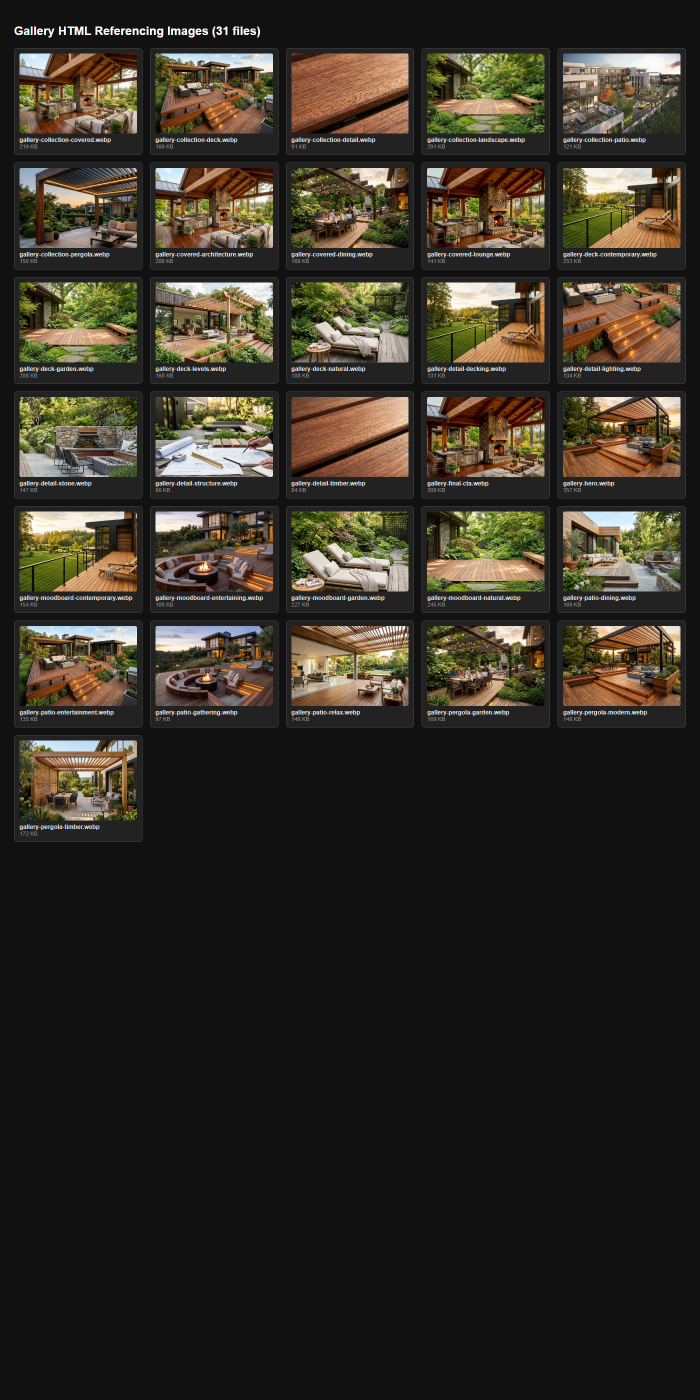
#> input picture scratch/audit_gallery_html_imgs.png, 1400 x 2800 px, given in place of hero_deck_outdoor_living_1793850319432.jpg, which was not available (shown at 1/2 size)
$ python update_about_images.py
#> lines starting #> are read from the running program, lines starting #| are printed output that depends on the picture
import os
from PIL import Image

# Output directory
out_dir = r"assets/images/about"
os.makedirs(out_dir, exist_ok=True)

def convert_and_save(src_path, dst_name, target_size, quality=88):
#> called with dst_name = 'about-hero.webp', target_size = (1400, 800), quality = 88
    dst_path = os.path.join(out_dir, dst_name)
    im = Image.open(src_path)
#> im is the input picture: PIL image 1400x2800 RGB; mean R, G, B 51.9, 46.9, 37.8
    if im.mode != 'RGB':
        im = im.convert('RGB')

    tw, th = target_size
    iw, ih = im.size
#> iw = 1400; ih = 2800
    scale = max(tw / iw, th / ih)
#> scale = 1
    nw = int(iw * scale)
#> nw = 1400
    nh = int(ih * scale)
#> nh = 2800
    im_resized = im.resize((nw, nh), Image.Resampling.LANCZOS)

    left = (nw - tw) // 2
#> left = 0
    top = (nh - th) // 2
#> top = 1000
    cropped = im_resized.crop((left, top, left + tw, top + th))
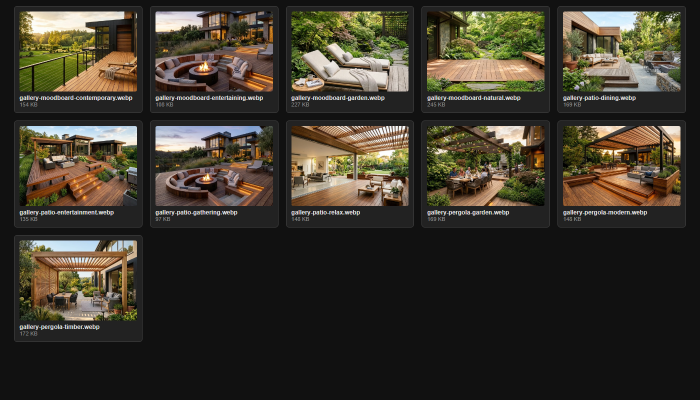
#> cropped: PIL image 1400x800 RGB (shown at 1/2 size); mean R, G, B 59.5, 54.4, 43.5

    cropped.save(dst_path, 'WEBP', quality=quality, method=6)
    size_kb = os.path.getsize(dst_path) / 1024
    print(f"Generated {dst_name}: {tw}x{th} -> {size_kb:.1f} KB (from {os.path.basename(src_path)})")

# 1. Hero Image (Screenshot 1 fix: replaced white vase with newly generated bespoke multi-level deck & pergola)
hero_src = r"C:\Users\Sam John\.gemini\antigravity\brain\aa3393d8-6479-4912-9a44-277395bd13ea\hero_deck_outdoor_living_1793850319432.jpg"
convert_and_save(hero_src, "about-hero.webp", (1400, 800), quality=88)

# 2. Lifestyle Panoramic Image (Screenshot 2 fix: replaced mountain hikers with newly generated indoor-outdoor flow deck)
lifestyle_src = r"C:\Users\Sam John\.gemini\antigravity\brain\aa3393d8-6479-4912-9a44-277395bd13ea\indoor_outdoor_flow_deck_1793850483924.jpg"
convert_and_save(lifestyle_src, "about-lifestyle.webp", (1400, 750), quality=88)
#> call 2 of convert_and_save, with dst_name = 'about-lifestyle.webp', target_size = (1400, 750), quality = 88
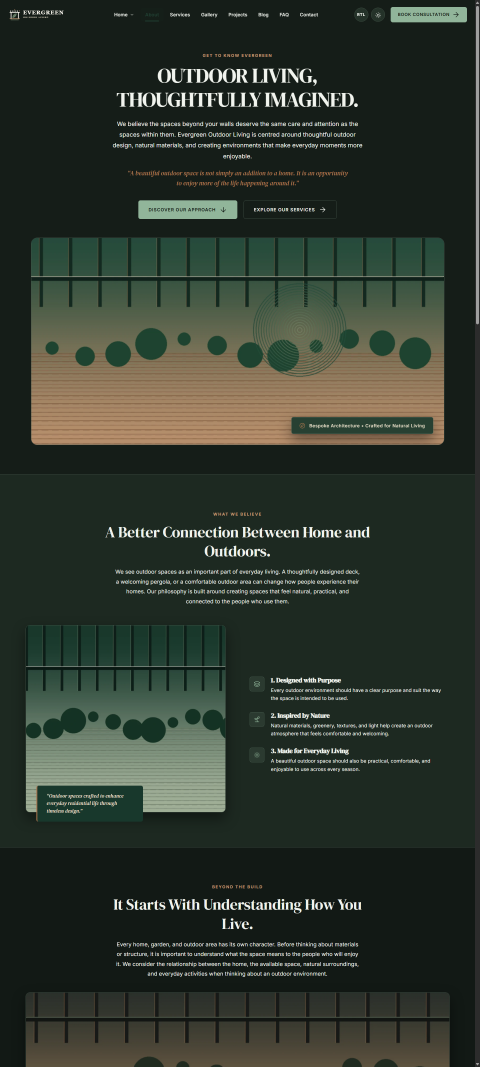
#> input picture scratch/about_footer_desktop.png, 1440 x 3200 px, given in place of indoor_outdoor_flow_deck_1793850483924.jpg, which was not available (shown at 1/3 size)
#> in convert_and_save, im is the input picture: PIL image 1440x3200 RGB; mean R, G, B 47.3, 55.7, 45.7
#> in convert_and_save (call 2), `cropped = im_resized.crop((left, top, left + tw, top + th))`:
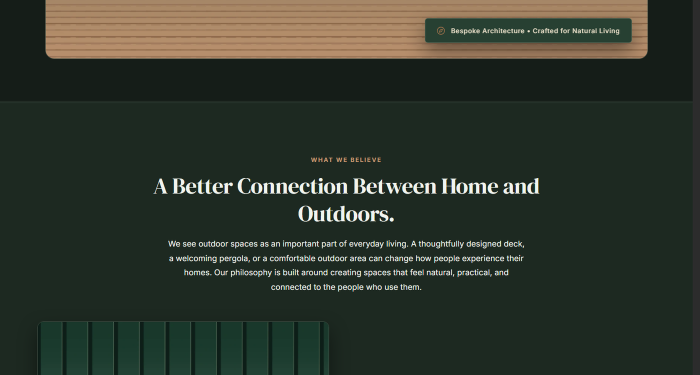
#> cropped: PIL image 1400x750 RGB (shown at 1/2 size); mean R, G, B 48.1, 55.1, 44.4

# 3. Brand Philosophy Image (replaced attic living room with newly generated serene deck garden retreat)
philosophy_src = r"C:\Users\Sam John\.gemini\antigravity\brain\aa3393d8-6479-4912-9a44-277395bd13ea\serene_deck_garden_retreat_1793850797959.jpg"
convert_and_save(philosophy_src, "about-philosophy.webp", (1000, 650), quality=88)
#> call 3 of convert_and_save, with dst_name = 'about-philosophy.webp', target_size = (1000, 650), quality = 88
#> in convert_and_save (call 3), `cropped = im_resized.crop((left, top, left + tw, top + th))`:
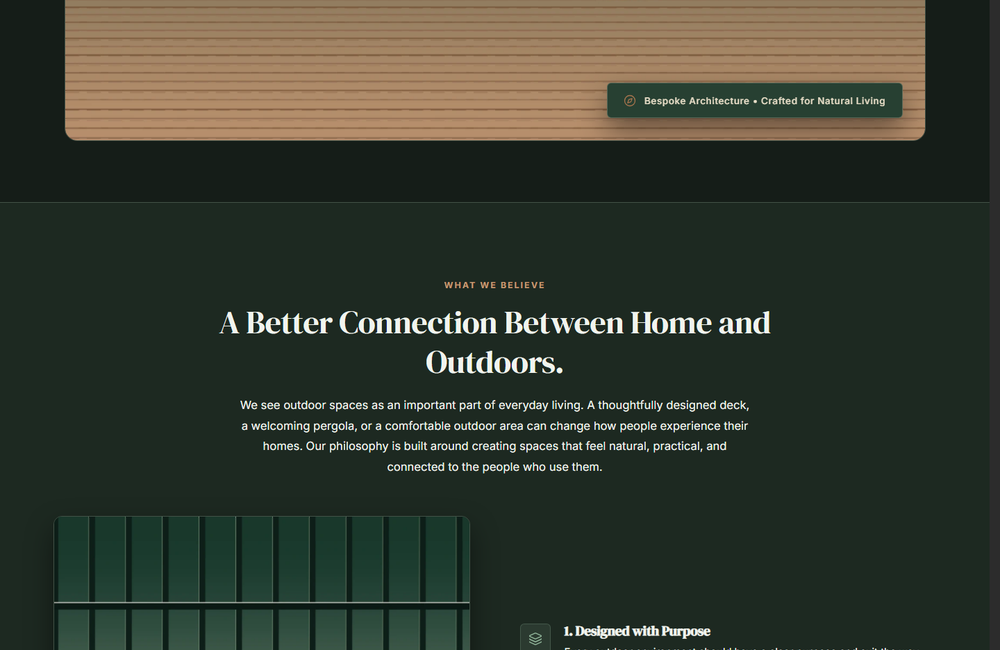
#> cropped: PIL image 1000x650 RGB; mean R, G, B 54.6, 59.9, 48

# 4. Final CTA (replaced indoor living room sofa with covered outdoor pavilion with fireplace)
convert_and_save("assets/images/index/home-final-cta.webp", "about-final-cta.webp", (1400, 700), quality=88)
#> call 4 of convert_and_save, with src_path = 'assets/images/index/home-final-cta.webp', dst_name = 'about-final-cta.webp', target_size = (1400, 700), quality = 88
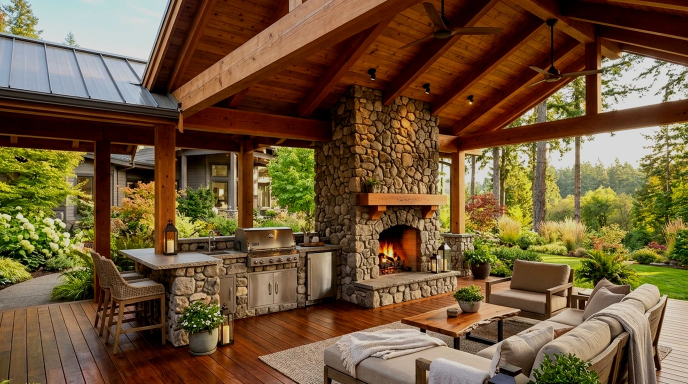
#> input picture assets/images/index/home-final-cta.webp, 1376 x 768 px, found by its file name (shown at 1/2 size)
#> in convert_and_save, im is the input picture: PIL image 1376x768 RGB; mean R, G, B 111.9, 87, 56.4
#> in convert_and_save (call 4), `im_resized = im.resize((nw, nh), Image.Resampling.LANCZOS)`:
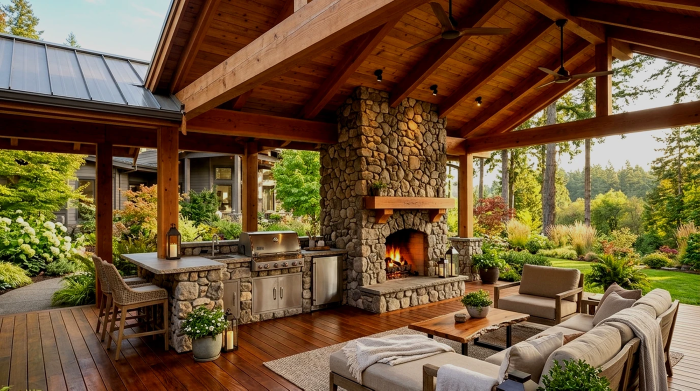
#> im_resized: PIL image 1400x781 RGB (shown at 1/2 size); mean R, G, B 111.9, 87.1, 56.5
#> in convert_and_save (call 4), `cropped = im_resized.crop((left, top, left + tw, top + th))`:
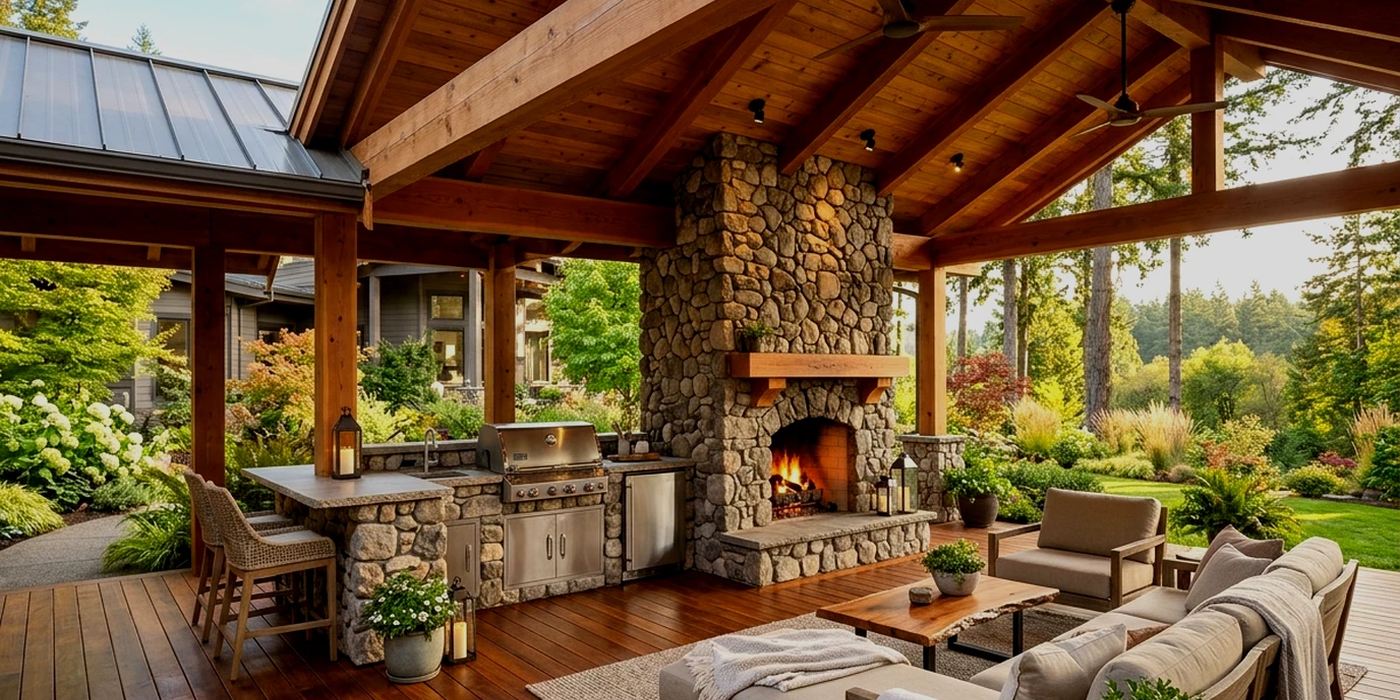
#> cropped: PIL image 1400x700 RGB; mean R, G, B 112.4, 87.8, 55.7

# 5. Principles
# Principle 1: Natural Balance (pergola with lush garden & lounge)
#> (the run stopped early here; a loop or call above may not have finished)
